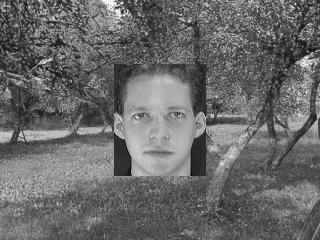
#> input picture datasets/proba.pgm, 320 x 240 px
$ python frame.py
#> lines starting #> are read from the running program, lines starting #| are printed output that depends on the picture
import cv2
import numpy as np
import time
import math


class FrameClass(object):
    def __init__(self):
        frame_size = (0, 0)
        frame = []
        frame_ii = []
        frame_sii = []
        stddev = 0
        mean = 0

    def calcCV(self):
        self.frame_ii, self.frame_sii = cv2.integral2(self.frame)

        self.frame_sii = np.delete(self.frame_sii, (0), axis=0)
        self.frame_sii = np.delete(self.frame_sii, (0), axis=1)
        self.frame_ii = np.delete(self.frame_ii, (0), axis=0)
        self.frame_ii = np.delete(self.frame_ii, (0), axis=1)

    def calcIntegral(self):
        self.frame_ii = np.zeros(self.frame_size, dtype='u4')

        for y in range(self.frame_size[0]):
            sum_row = 0
            for x in range(self.frame_size[1]):
                sum_row += self.frame[y][x]
                if y > 0:
                    self.frame_ii[y][x] = sum_row + self.frame_ii[y - 1][x]
                else:
                    self.frame_ii[y][x] = sum_row

        return self.frame_ii

    def calcSquareImage(self):
        self.frame_sii = np.zeros(self.frame_size, dtype='u8')
        col_sum = [0]*self.frame_size[1]

        for y in range(self.frame_size[0]):
            row_sum = 0
            for x in range(self.frame_size[1]):
                product = np.uint64(self.frame[y][x]) * np.uint64(self.frame[y][x])
                col_sum[x] += product
                row_sum += product
                if y == 0:
                    self.frame_sii[y][x] = row_sum
                else:
                    self.frame_sii[y][x] = col_sum[x]
                    if x > 0:
                        self.frame_sii[y][x] += self.frame_sii[y][x-1]

        return self.frame_sii

    def calcStddev(self):
        sii = np.zeros((2, 2), dtype='u8')
        feature_size = (self.frame_size[0] - 1, self.frame_size[1] - 1)

        mean = self.frame_ii[0][0] + self.frame_ii[feature_size[0]][feature_size[1]] - self.frame_ii[0][feature_size[1]] - self.frame_ii[feature_size[0]][0]

        sii[0][0] = self.frame_sii[0][0]
        sii[0][1] = self.frame_sii[0][feature_size[1]]
        sii[1][0] = self.frame_sii[feature_size[0]][0]
        sii[1][1] = self.frame_sii[feature_size[0]][feature_size[1]]

        stddev = sii[1][1] - sii[0][1] - sii[1][0] + sii[0][0]
        stddev = (stddev * feature_size[0] * feature_size[1])
        mean_sq = np.uint64(np.uint64(mean) * np.uint64(mean))
        stddev = stddev - mean_sq

        if (stddev > 0):
            stddev = int(math.sqrt(stddev))
        else:
            stddev = 1

        self.stddev = stddev
        return self.stddev


if __name__ == "__main__":
    img_fn = 'datasets/proba.pgm'

    img = FrameClass()
    img.frame = cv2.imread(img_fn, 0)
#> img.frame is the input picture: shape (240, 320); min 6, max 255, mean 105.4
    # [6 lines of commented-out code are left out]
    img.frame_size = img.frame.shape
#> img.frame_size = (240, 320)

    start_time = time.time()
    img.calcIntegral()
#> after the loop in calcIntegral, `for y in range(self.frame_size[0]):`:
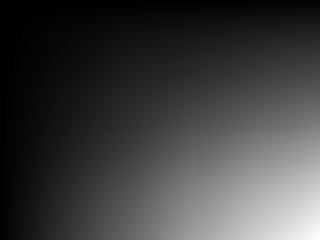
#> self.frame_ii: shape (240, 320) uint32; min 58, max 8096394, mean 2011765.8; drawn with min black and max white
    print("--- Integral Image calc ---------------- %s ms ---" %
          (time.time() * 1000 - start_time * 1000))
    start_time = time.time()
    img.calcSquareImage()
#> after the loop in calcSquareImage, `for y in range(self.frame_size[0]):`: col_sum = 320 values, max 4117674 at index 180, min 1601622 at index 196, mean 3034141.3
    print("--- Square Integral Image Calc --------- %s ms ---" %
          (time.time() * 1000 - start_time * 1000))
    stddev = img.calcStddev()
#> in calcStddev, `mean = self.frame_ii[0][0] + self.frame_ii[feature_size[0]][feature_si..`: mean = 8036543
#> in calcStddev, `mean_sq = np.uint64(np.uint64(mean) * np.uint64(mean))`: mean_sq = 64586023390849
#> in calcStddev, `stddev = stddev - mean_sq`: stddev = 8.87e+12
#> in calcStddev, `stddev = int(math.sqrt(stddev))`: stddev = 2977444
#> stddev = 2977444
    print("--- Stddev calc  ------------- --------- %s ms ---" %
          (time.time() * 1000 - start_time * 1000))
    start_time = time.time()
    img.calcCV()
    print("--- OpenCV calc  ------------- --------- %s ms ---" %
          (time.time() * 1000 - start_time * 1000))
